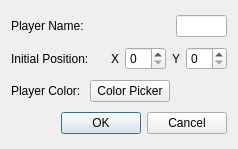
<?xml version="1.0" encoding="UTF-8"?>
<ui version="4.0">
 <class>NewPlayerDialog</class>
 <widget class="QDialog" name="NewPlayerDialog">
  <property name="geometry">
   <rect>
    <x>0</x>
    <y>0</y>
    <width>238</width>
    <height>149</height>
   </rect>
  </property>
  <property name="windowTitle">
   <string>Dialog</string>
  </property>
  <layout class="QGridLayout" name="gridLayout">
   <item row="2" column="0" colspan="3">
    <layout class="QHBoxLayout" name="horizontalLayout">
     <item>
      <widget class="QLabel" name="label_2">
       <property name="text">
        <string>Initial Position:</string>
       </property>
      </widget>
     </item>
     <item>
      <spacer name="horizontalSpacer">
       <property name="orientation">
        <enum>Qt::Horizontal</enum>
       </property>
       <property name="sizeHint" stdset="0">
        <size>
         <width>40</width>
         <height>20</height>
        </size>
       </property>
      </spacer>
     </item>
     <item>
      <widget class="QLabel" name="label_3">
       <property name="text">
        <string>X</string>
       </property>
      </widget>
     </item>
     <item>
      <widget class="QSpinBox" name="xPos"/>
     </item>
     <item>
      <widget class="QLabel" name="label_4">
       <property name="text">
        <string>Y</string>
       </property>
      </widget>
     </item>
     <item>
      <widget class="QSpinBox" name="yPos"/>
     </item>
    </layout>
   </item>
   <item row="0" column="2">
    <widget class="QLineEdit" name="playerName"/>
   </item>
   <item row="4" column="0" colspan="3">
    <widget class="QDialogButtonBox" name="buttonBox">
     <property name="orientation">
      <enum>Qt::Horizontal</enum>
     </property>
     <property name="standardButtons">
      <set>QDialogButtonBox::Cancel|QDialogButtonBox::Ok</set>
     </property>
    </widget>
   </item>
   <item row="0" column="0">
    <widget class="QLabel" name="label">
     <property name="text">
      <string>Player Name:</string>
     </property>
    </widget>
   </item>
   <item row="3" column="0">
    <widget class="QLabel" name="label_5">
     <property name="text">
      <string>Player Color:</string>
     </property>
    </widget>
   </item>
   <item row="3" column="1">
    <widget class="QPushButton" name="pushButton">
     <property name="text">
      <string>Color Picker</string>
     </property>
    </widget>
   </item>
  </layout>
 </widget>
 <resources/>
 <connections>
  <connection>
   <sender>buttonBox</sender>
   <signal>accepted()</signal>
   <receiver>NewPlayerDialog</receiver>
   <slot>accept()</slot>
   <hints>
    <hint type="sourcelabel">
     <x>248</x>
     <y>254</y>
    </hint>
    <hint type="destinationlabel">
     <x>157</x>
     <y>274</y>
    </hint>
   </hints>
  </connection>
  <connection>
   <sender>buttonBox</sender>
   <signal>rejected()</signal>
   <receiver>NewPlayerDialog</receiver>
   <slot>reject()</slot>
   <hints>
    <hint type="sourcelabel">
     <x>316</x>
     <y>260</y>
    </hint>
    <hint type="destinationlabel">
     <x>286</x>
     <y>274</y>
    </hint>
   </hints>
  </connection>
 </connections>
</ui>
